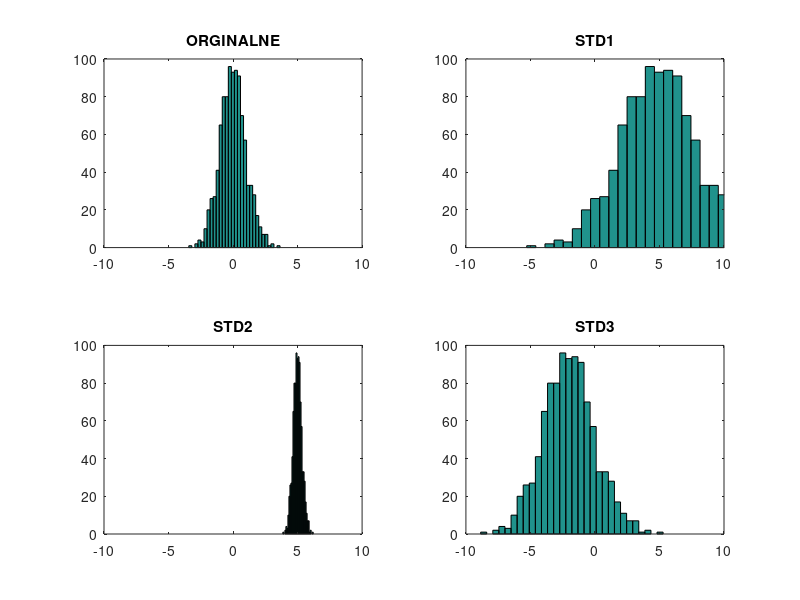

The MATLAB source for this figure:
clear;clc;close;
x = randn(1000,1);
mi = [5,5,-2];
sigma = [3,1/3,2];

std_x1 = x*sigma(1) + mi(1);
std_x2 = x*sigma(2) + mi(2);
std_x3 = x*sigma(3) + mi(3);

figure(1);
subplot(2,2,1);
hist(x, 30);
xlim([-10 10])
title('ORGINALNE');

subplot(2,2,2);
hist(std_x1, 30);
xlim([-10 10])
title('STD1');

subplot(2,2,3);
hist(std_x2, 30);
xlim([-10 10])
title('STD2');


subplot(2,2,4);
hist(std_x3, 30);
xlim([-10 10])
title('STD3');
